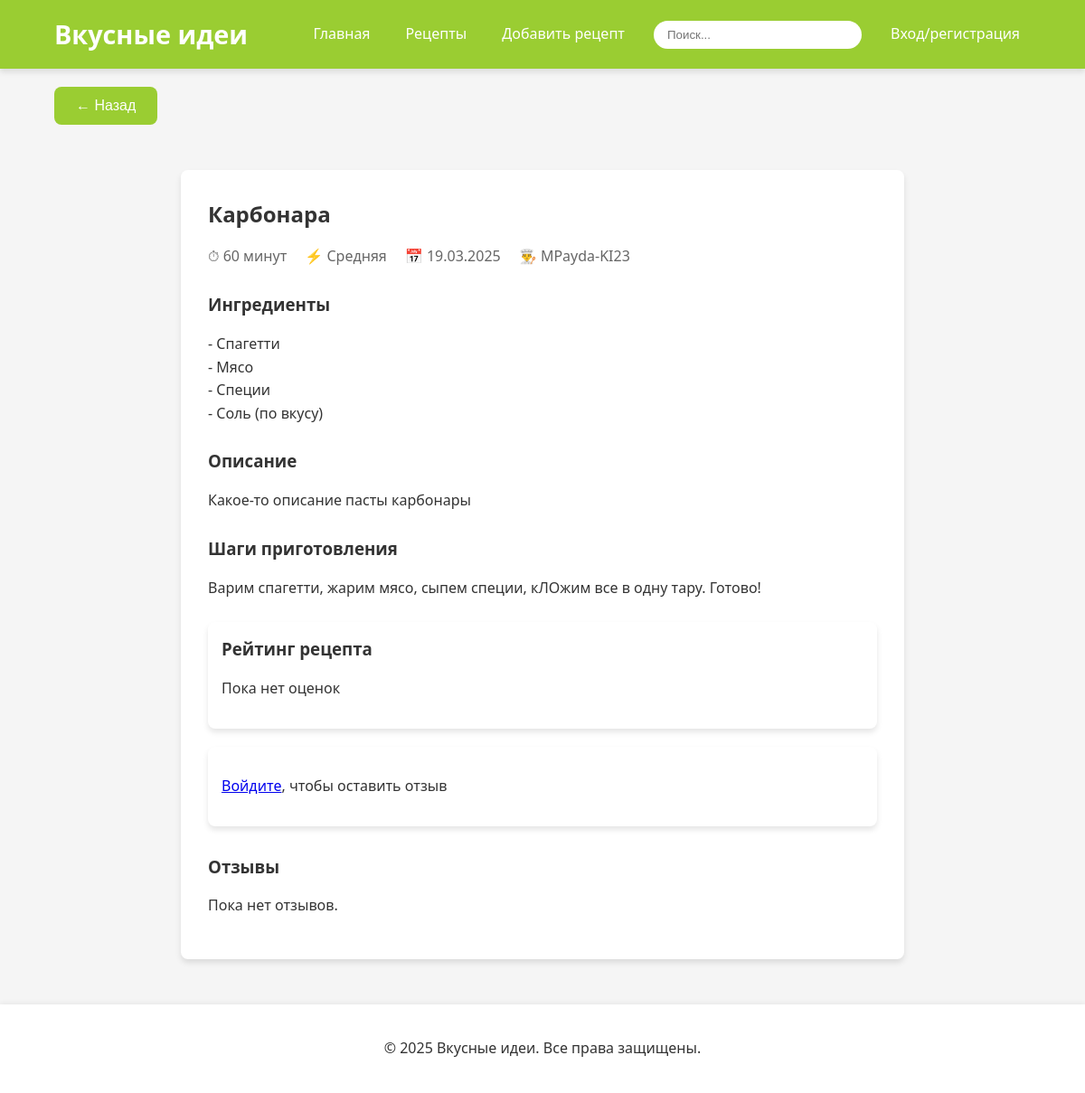
Before: /recipes/about/2/ with the older database file.
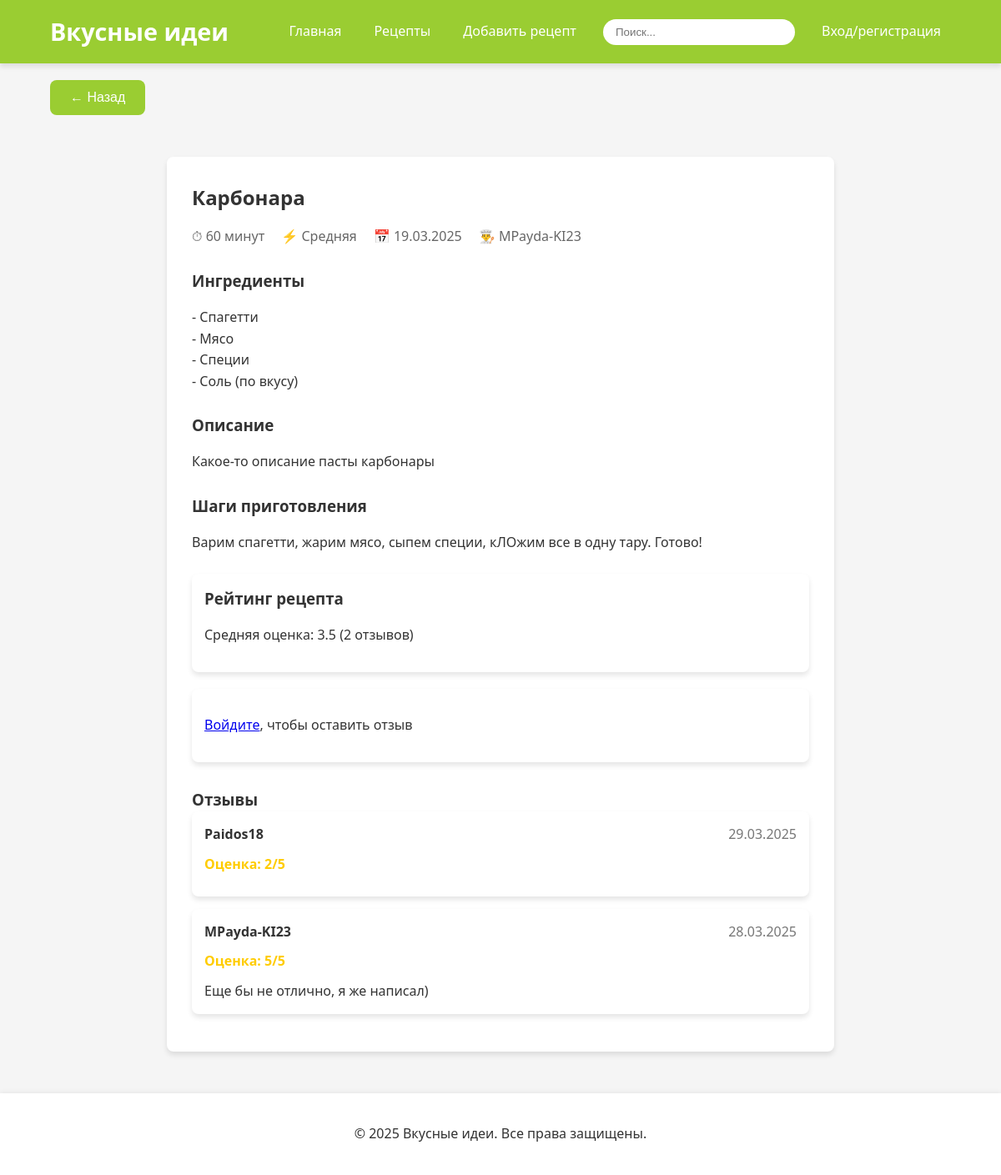
After: the same page with the newer database file.
### main/models.py (models this page shows, shortened)
class Recipe(models.Model):
    user = models.ForeignKey(User, on_delete=models.CASCADE)
    title = models.CharField(max_length=255)
    description = models.TextField()
    time = models.CharField(max_length=100, null=False)
    difficulty = models.CharField(max_length=150, choices=[('Легкая', 'Легкая'), ('Средняя', 'Средняя'), ('Тяжелая', 'Тяжелая')], null=False)
    rate = models.FloatField(null=True)
    ingredients = models.TextField()
    cooking_steps = models.TextField()
    date_of_addition = models.DateField(auto_now=True)

class User(AbstractUser):
    email = models.EmailField()
    role = models.CharField(max_length=50, null=True)
    user_info = models.TextField(null=True, blank=True, )
    image = models.ImageField(upload_to='users_images/', blank=True, null=True)

class Review(models.Model):
    RATING_CHOICES = [
        (1, '1 - Ужасно'),
        (2, '2 - Плохо'),
        (3, '3 - Нормально'),
        (4, '4 - Хорошо'),
        (5, '5 - Отлично'),
    ]
    recipe = models.ForeignKey(Recipe, on_delete=models.CASCADE, related_name='reviews')
    user = models.ForeignKey(User, on_delete=models.CASCADE)
    rating = models.IntegerField(choices=RATING_CHOICES, null=False)
    text = models.TextField(null=True, blank=True)
    date_of_addition = models.DateField(auto_now=True)
    class Meta:
        unique_together = ('recipe', 'user')

### main/views.py (the view, shortened to what this page needs)
# urls.py: path('recipes/about/<int:id>/', views.about_recipe_page, name='about_recipe'),
def about_recipe_page(request, id):
    recipe = get_object_or_404(Recipe, id=id)
    reviews_rating = Review.objects.raw(f'SELECT id, rating FROM main_review WHERE main_review.recipe_id = {id}')
    reviews = recipe.reviews.all().order_by('-date_of_addition')
    total_rate = 0
    total_count = 0
    form = None
    user_review = None
    context = {
        'recipe': recipe,
        'reviews': reviews,
        'form': form,
        'user_review': user_review,
    }
    return render(request, 'aboutrecipe.html', context)

### main/templates/aboutrecipe.html (shortened to what the changed rows need)
{% load static %}
<!DOCTYPE html>
<html lang="ru">
<head>
</head>
<body>
    <header>
        <h1>Вкусные идеи</h1>
    </header>
    <div class="container">
        <div class="recipe-detail">
            <h2>{{ recipe.title }}</h2>
            <div class="recipe-meta">
                <span>⏱ {{ recipe.time }}</span>
                <span>⚡ {{ recipe.difficulty }}</span>
                <span>📅 {{ recipe.date_of_addition|date:"d.m.Y" }}</span>
                <span>👨‍🍳 {{ recipe.user.username }}</span>
            </div>
            <div class="recipe-section">
                <h3>Ингредиенты</h3>
                <p>{{ recipe.ingredients|linebreaks }}</p>
            </div>
            <div class="recipe-section">
                <h3>Описание</h3>
                <p>{{ recipe.description }}</p>
            </div>
            <div class="recipe-section">
                <h3>Шаги приготовления</h3>
                <p>{{ recipe.cooking_steps|linebreaks }}</p>
            </div>
            <div class="rating-section">
                <h3>Рейтинг рецепта</h3>
                {% if recipe.rate %}
                    <p>Средняя оценка: {{ recipe.rate }} ({{ reviews.count }} отзывов)</p>
                {% else %}
                    <p>Пока нет оценок</p>
                {% endif %}
            </div>
            {% if user.is_authenticated %}
            <div class="rating-section">
                <h3>{% if user_review %}Редактировать ваш отзыв{% else %}Оставить отзыв{% endif %}</h3>
                <form method="post">
                    {% csrf_token %}
                    {{ form.as_p }}
                    <button class="btn" id="submitButton" type="submit" style="background-color: var(--primary-color); color: white; padding: 10px 20px; border: none; border-radius: var(--border-radius); cursor: pointer;">Отправить</button>
                    {% if user_review %}
                        <a href="{% url 'delete_review' user_review.id %}" style="color: #ff4444; margin-left: 15px;">Удалить отзыв</a>
                    {% endif %}
                </form>
            </div>
            {% else %}
            <div class="rating-section">
                <p><a href="{% url 'login' %}?next={% url 'about_recipe' recipe.id %}">Войдите</a>, чтобы оставить отзыв</p>
            </div>
            {% endif %}
            <div class="reviews-list">
                <h3>Отзывы</h3>
                {% if reviews %}
                    {% for review in reviews %}
                    <div class="review">
                        <div style="display: flex; justify-content: space-between; margin-bottom: 10px;">
                            <span style="font-weight: bold;">{{ review.user.username }}</span>
                           <span style="color: #777;">{{ review.date_of_addition|date:"d.m.Y" }}</span>
                        </div>
                        <div style="color: #ffcc00; font-weight: bold; margin-bottom: 10px;">
                            Оценка: {{ review.rating }}/5
                        </div>
                        {% if review.text %}
                        <div>
                            {{ review.text }}
                        </div>
                        {% endif %}
                    </div>
                    {% endfor %}
                {% else %}
                    <p>Пока нет отзывов.</p>
                {% endif %}
            </div>
        </div>
    </div>
</body>
</html>

Changed rows visible on the page:
changed Recipe "Карбонара": rate (not shown) → "3.5"
added Review: user.username "Paidos18", date_of_addition "29.03.2025", rating "2"
added Review: user.username "MPayda-KI23", date_of_addition "28.03.2025", rating "5", text "Еще бы не отлично, я же написал)"
Other visible differences:
{{ reviews.count }}: (not shown) → "2"
text no longer shown: "Пока нет оценок Пока нет отзывов."
text now shown: "Средняя оценка: ( отзывов)"
